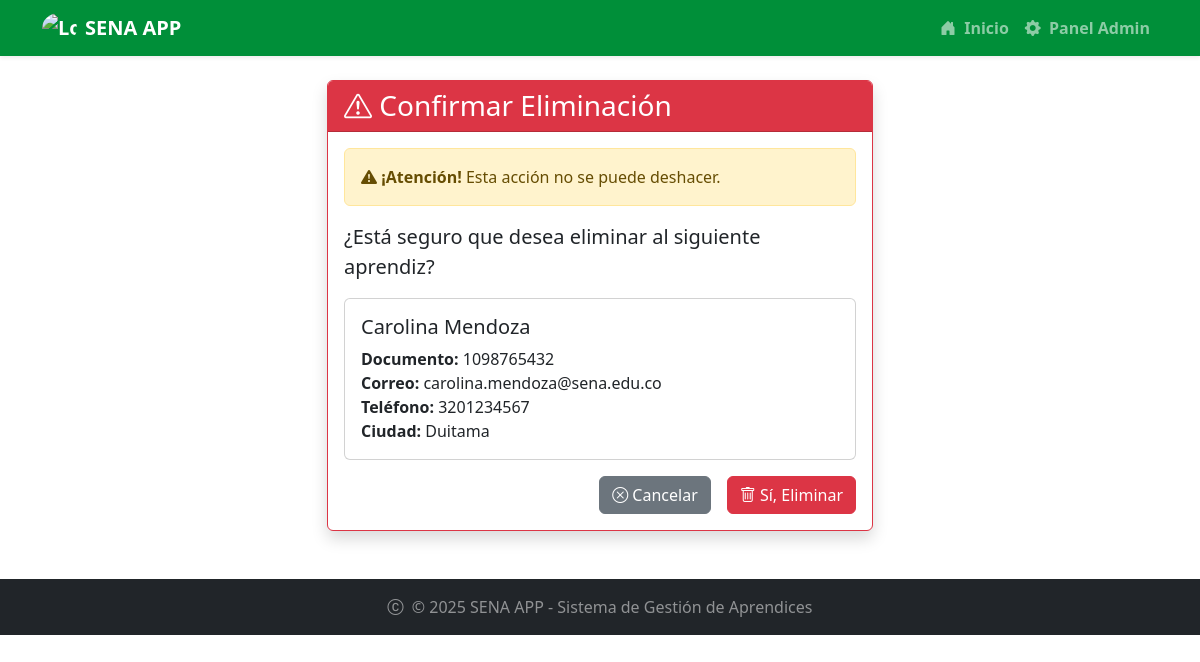
Screenshot of /aprendices/1/eliminar/ with the database file from the repository.
### aprendices/models.py (models this page shows, shortened)
class Aprendiz(models.Model):
    document=models.CharField(max_length=20, unique=True)
    firstname= models.CharField(max_length=100)
    lastname = models.CharField(max_length=100)
    phone=models.CharField(max_length=15,null=True)
    email=models.EmailField(null=True)
    birthdate=models.DateField()
    city=models.CharField(max_length=100, null=True)
    program=models.CharField(max_length=100)

### aprendices/views.py (the view, shortened to what this page needs)
# urls.py: path('aprendices/<int:aprendiz_id>/eliminar/', views.AprendizDeleteView.as_view(), name='eliminar_aprendiz'),
class AprendizDeleteView(generic.DeleteView):
    model = Aprendiz
    template_name = 'eliminar_aprendiz.html'
    success_url = reverse_lazy('aprendices:lista_aprendices')
    pk_url_kwarg = 'aprendiz_id'

### aprendices/Templates/eliminar_aprendiz.html (shortened to what this page needs)
{% extends 'master.html' %}
{% block content %}
<div class="row justify-content-center">
    <div class="col-md-6">
        <div class="card shadow border-danger">
            <div class="card-header bg-danger text-white">
                <h3 class="card-title mb-0">
                    <i class="bi bi-exclamation-triangle"></i> Confirmar Eliminación
                </h3>
            </div>
            <div class="card-body">
                <div class="alert alert-warning">
                    <i class="bi bi-exclamation-triangle-fill"></i>
                    <strong>¡Atención!</strong> Esta acción no se puede deshacer.
                </div>
                <p class="lead">¿Está seguro que desea eliminar al siguiente aprendiz?</p>
                <div class="card mb-3">
                    <div class="card-body">
                        <h5 class="card-title">{{ aprendiz.firstname }} {{ aprendiz.lastname }}</h5>
                        <p class="card-text">
                            <strong>Documento:</strong> {{ aprendiz.document }}<br>
                            <strong>Correo:</strong> {{ aprendiz.email }}<br>
                            <strong>Teléfono:</strong> {{ aprendiz.phone }}<br>
                            <strong>Ciudad:</strong> {{ aprendiz.city }}
                        </p>
                    </div>
                </div>
                <form method="post">
                    <div class="d-grid gap-2 d-md-flex justify-content-md-end">
                        <a href="{% url 'aprendices:lista_aprendices' %}" class="btn btn-secondary me-md-2">
                            <i class="bi bi-x-circle"></i> Cancelar
                        </a>
                        <button type="submit" class="btn btn-danger">
                            <i class="bi bi-trash"></i> Sí, Eliminar
                        </button>
                    </div>
                </form>
            </div>
        </div>
    </div>
</div>
{% endblock %}

### static/mystyles.css (style rules this page uses)
body { background-color: #f8f9fa; }

### rows the page displays
Aprendiz: firstname "Carolina", lastname "Mendoza", document "1098765432", email "carolina.mendoza@sena.edu.co", phone "3201234567", city "Duitama"
